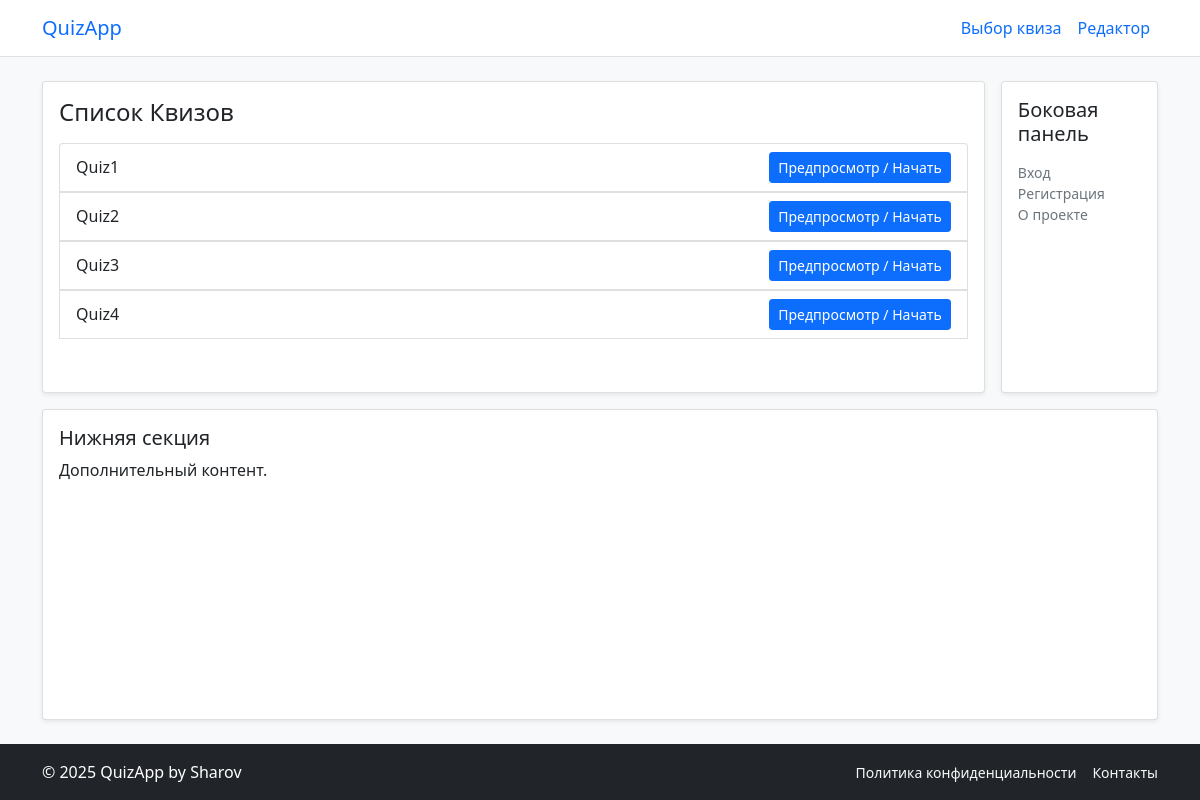
The page /quizzes/ on the database as committed earlier.
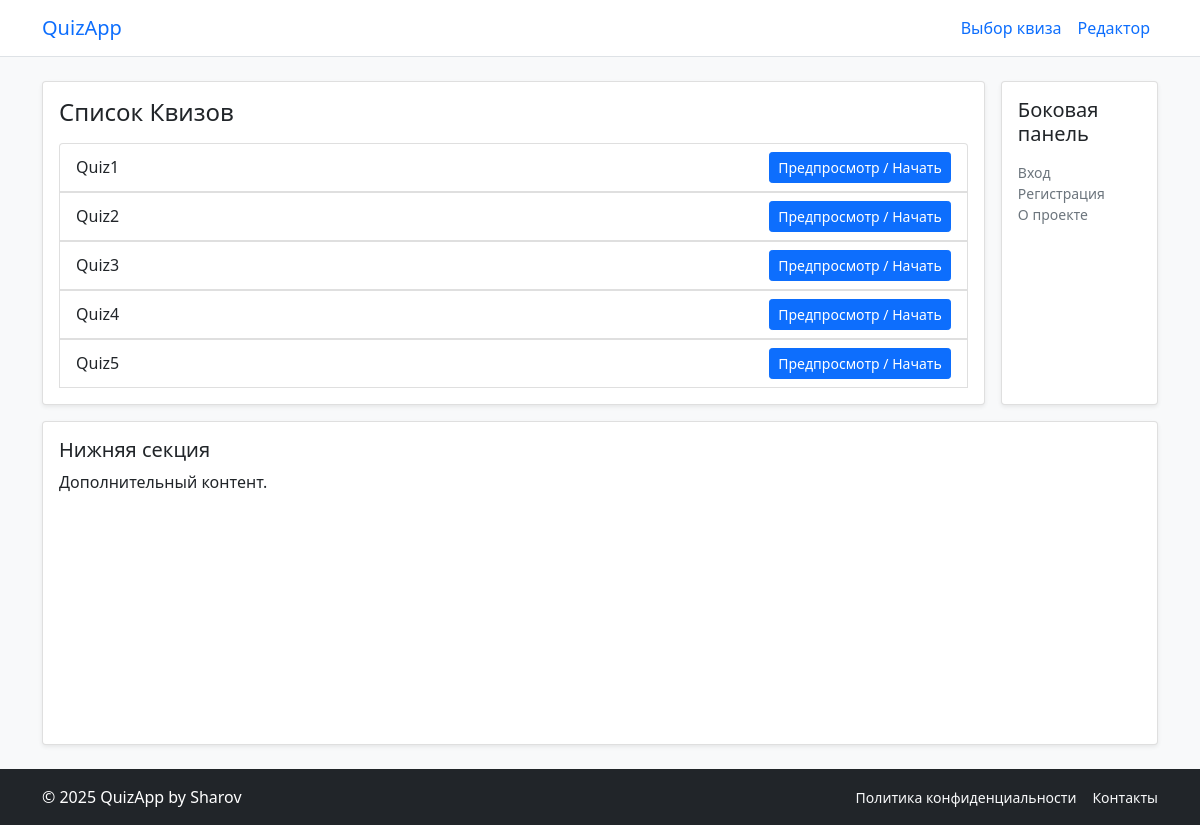
The same page on the database as committed later.
### database/model.py (models this page shows, shortened)
class Quiz(db.Model):
    __tablename__ = 'quizzes'
    id = db.Column(db.Integer, primary_key=True)
    name = db.Column(db.String(50), nullable=False)
    user_id = db.Column(db.Integer, db.ForeignKey('users.id'), nullable=False)
    questions = db.relationship(
        'Question',
        secondary=quiz_questions,
        backref='quizzes',
        lazy='select'
    )

### app/routes.py (the view)
@bp.route('/quizzes/')
def quizzes_view():
    quizzes = list_instances(Quiz)
    return render_template('quizzes.html', quizzes=quizzes)

### database/CRUD.py (called while the page is built)
def list_instances(model):
    return db.session.scalars(select(model).order_by(model.id)).all()

### templates/quizzes.html (shortened to what this page needs)
{% extends "base.html" %}
{% block header %}Список Квизов{% endblock %}
{% block content %}
  <ul class="list-group">
    {% for quiz in quizzes %}
      <li class="list-group-item d-flex justify-content-between align-items-center">
        <span class="fw-medium">{{ quiz.name }}</span>
        <div class="d-flex gap-2">
          <button
            class="btn btn-primary btn-sm"
            type="button"
            data-bs-toggle="modal"
            data-bs-target="#quizStartModal{{ quiz.id }}"
          >
            Предпросмотр / Начать
          </button>
        </div>
      </li>
    {% else %}
      <li class="list-group-item text-secondary">Пока нет квизов</li>
    {% endfor %}
  </ul>
{% endblock %}

Rows that differ between the two databases and show on the page:
added Quiz: name "Quiz5"
